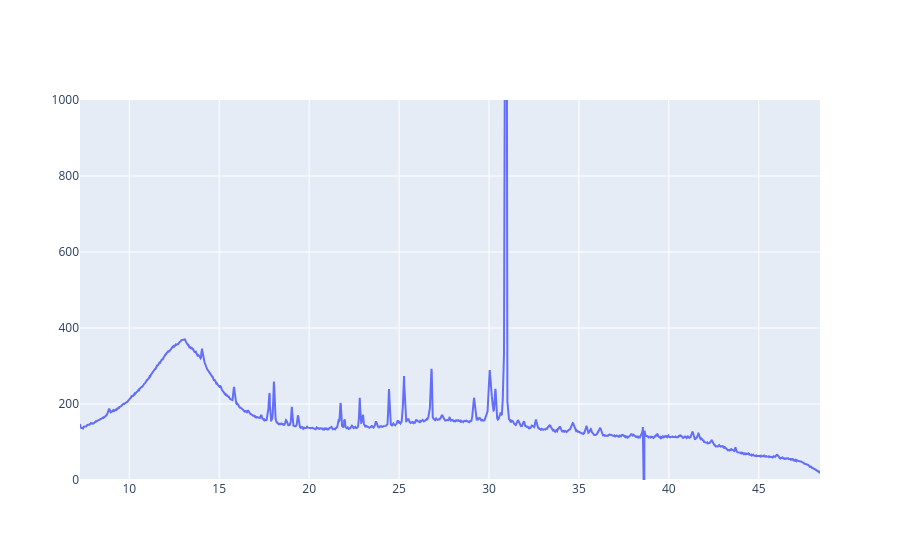

Source (notebook cell):
### Code cell
x, y = q, I_array[0]

q_lim1, q_lim2 = 11.2, 11.4
q_lim3, q_lim4 = 12.9, 13.09

mask1 = (x < q_lim1) + (x > q_lim2)
mask2 = (x < q_lim3) + (x > q_lim4)

x_new = x[mask1 & mask2]
y_new = y[mask1 & mask2]
import plotly.graph_objects as go

fig = go.Figure(data=go.Scatter(x=x_new, y=y_new, mode='lines'))
fig.update_layout(yaxis_range=[0, 1000])
fig.show()

### Figure 1 — Plotly figure (JSON) as saved in the notebook; plotly's stock layout.template omitted (floating-point values rounded to 4 significant figures; data arrays with more than 128 entries replaced by an {"elided": "..."} marker saying what was removed)
{"data": [{"mode": "lines", "type": "scatter", "x": {"elided": "9904 float values"}, "y": {"elided": "9904 float values"}}], "layout": {"yaxis": {"range": [0, 1000]}}}
